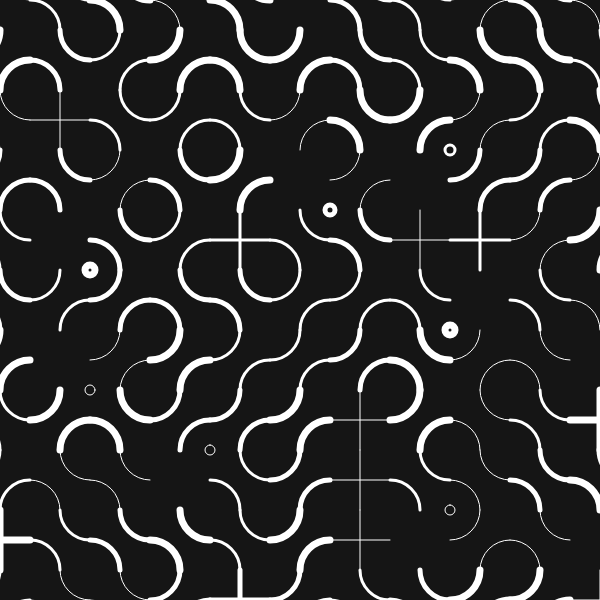
Frame 1 (no input)
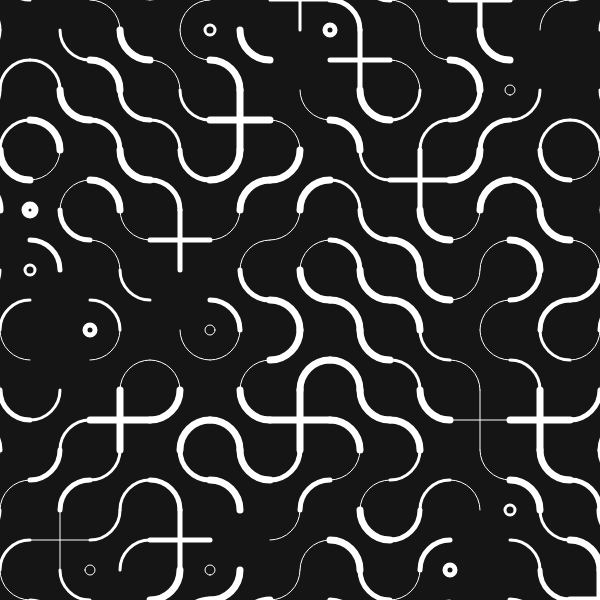
Frame 2 (the mouse pressed at the canvas centre, redrawn once)

The p5.js sketch that drew these frames (run headless with seeded random() and noise() and a simulated clock; the mouse was pressed at the canvas centre and the sketch redrawn once):

// p5.js sketch
// ── sketch.js
let cellSize = 40;
let cellNum = 10;
let isDebug = false;
function setup() {
  createCanvas(600, 600);
  noLoop();
  angleMode(DEGREES);
  // cellSize = width / random(10, 40);
  cellSize = width / cellNum;
}

function draw() {
  background(21);

  stroke(255);
  noFill();

  strokeWeight(8);
  for (let i = 0; i < cellNum + 1; i++) {
    for (let j = 0; j < cellNum + 1; j++) {
      const x = i * cellSize;
      const y = j * cellSize;

      push();
      translate(x, y);
      rotate(floor(random(4)) * 90);
      strokeWeight(random([1, 3, 5, 7]));

      let type = random(2.2);

      if (type < 1.8) {
        arc(cellSize / 2, -cellSize / 2, cellSize, cellSize, 90, 180);
        arc(-cellSize / 2, cellSize / 2, cellSize, cellSize, -90, 0);
      } else if (type < 2) {
        line(-cellSize / 2, 0, cellSize / 2, 0);
        line(0, -cellSize / 2, 0, cellSize / 2);
      } else {
        circle(cellSize / 2, cellSize / 2, 10);
      }
      pop();

      if (isDebug) {
        push();
        strokeWeight(1);
        stroke(255, 0, 0);
        line(x, 0, x, height);
        line(0, y, width, y);
        pop();
      }
    }
  }
}
